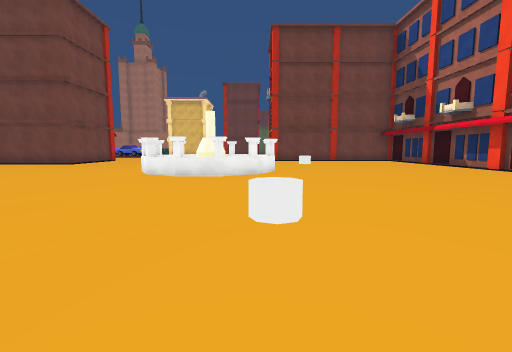
view 1 (above)

24 first-person views from a walk through a scene from a Unity 3-D project. The camera is 1.2 m above the floor, tilts 6° down and sees 90° across. The floor is counted in squares, 2 m on a side. Each view is taken from the middle of a square. On the plan, view 1 faces up. The plan holds only what a view shows up to about 9 squares ahead; the rest is blank. The place goes on beyond the plan. Some surface patterns are stand-ins.

view 2
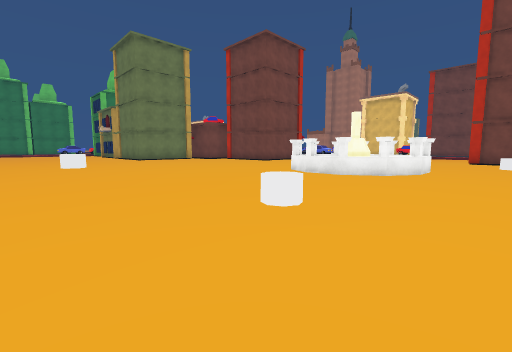

view 3
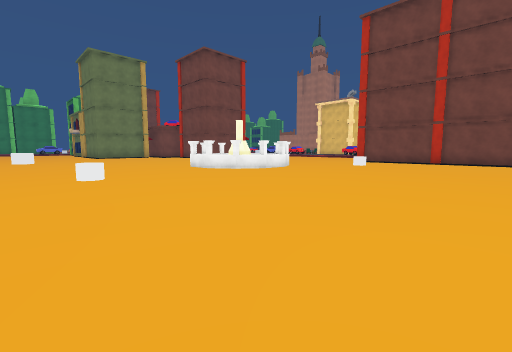

view 4
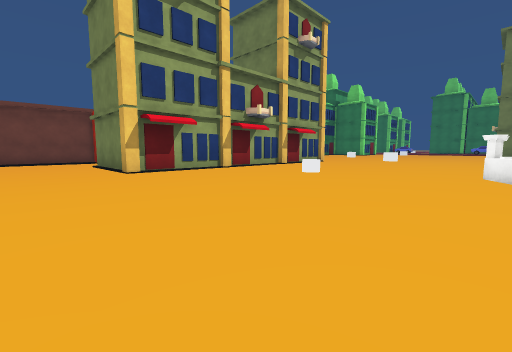

view 5
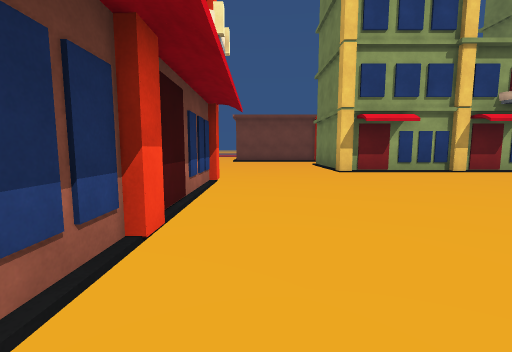

view 6
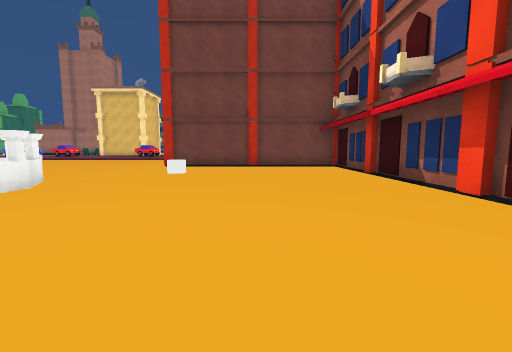

view 7
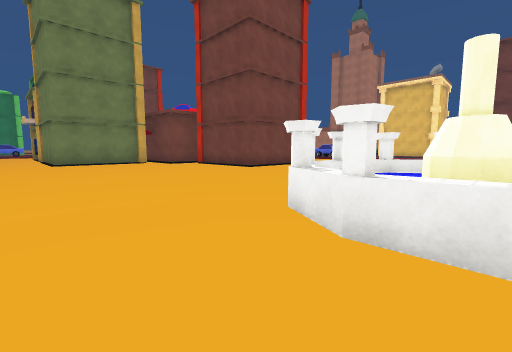

view 8
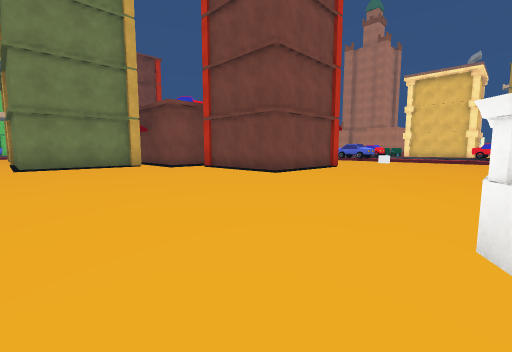

view 9
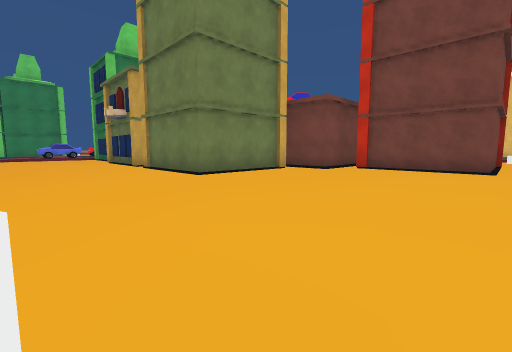

view 10
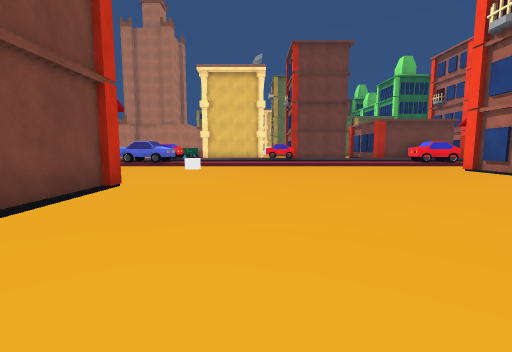

view 11
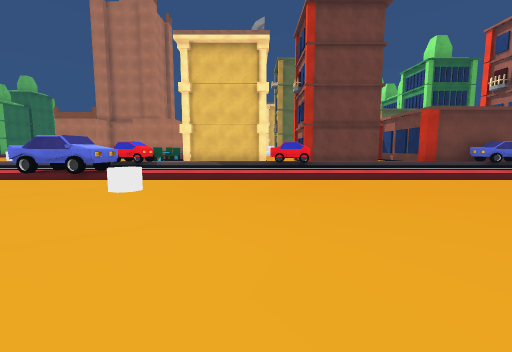

view 12
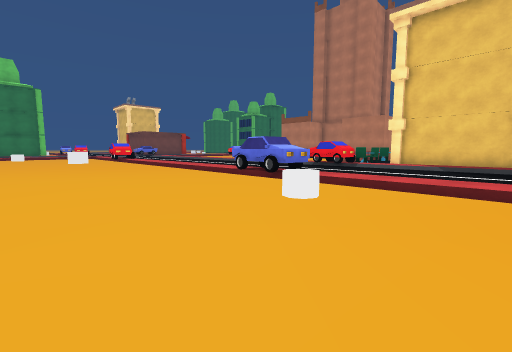

view 13
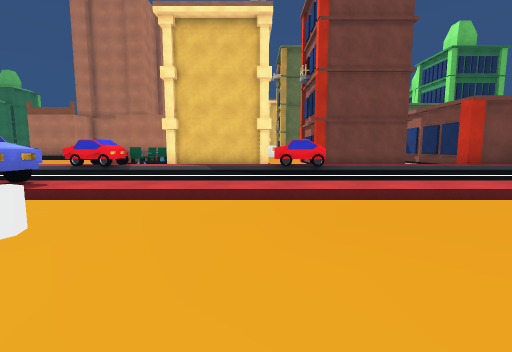

view 14
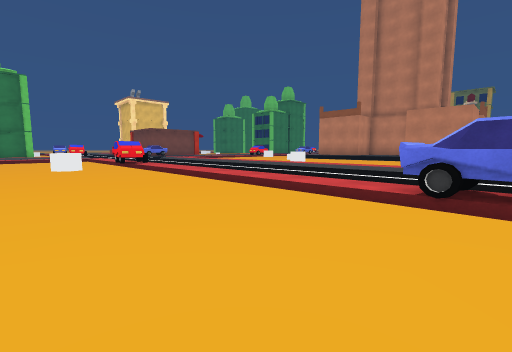

view 15
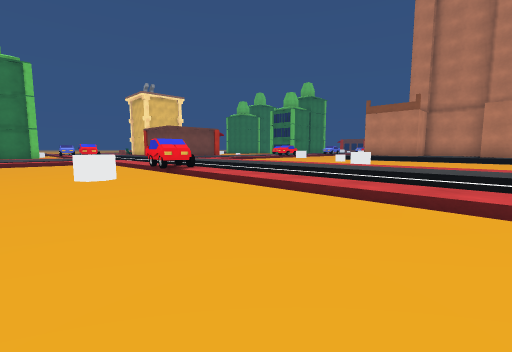

view 16
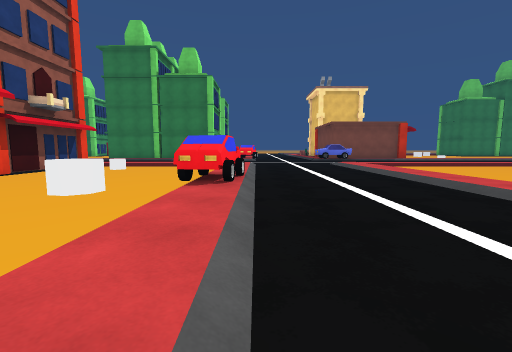

view 17
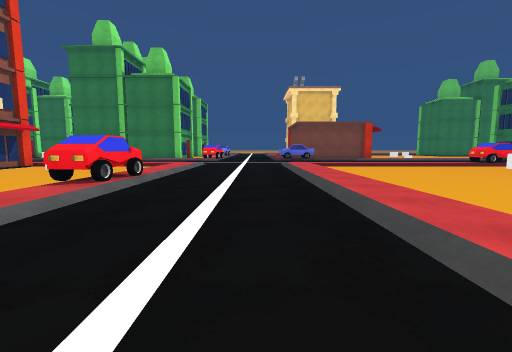

view 18
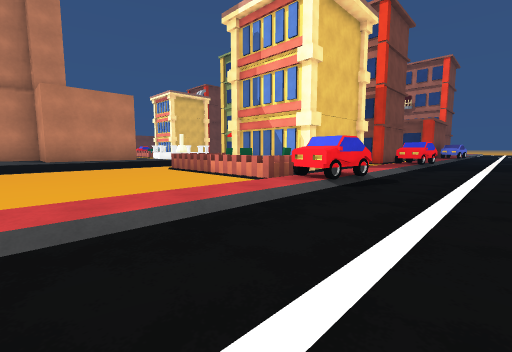

view 19
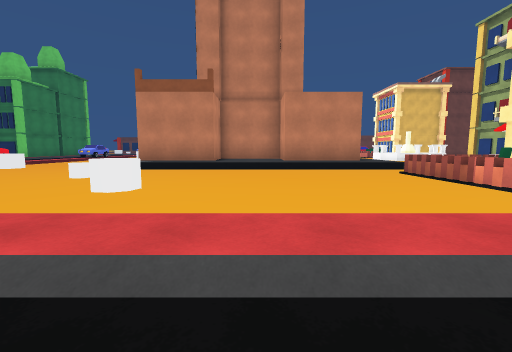

view 20
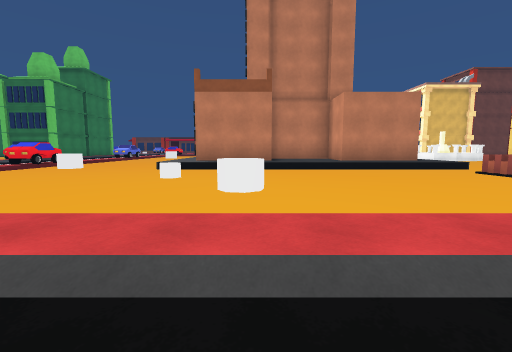

view 21
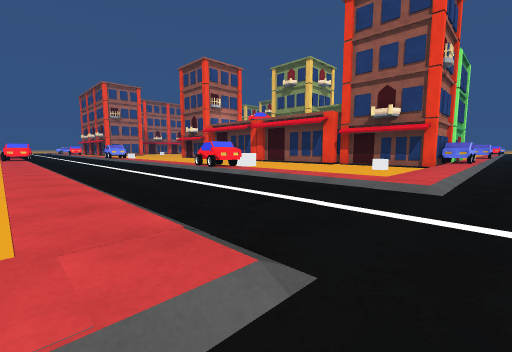

view 22
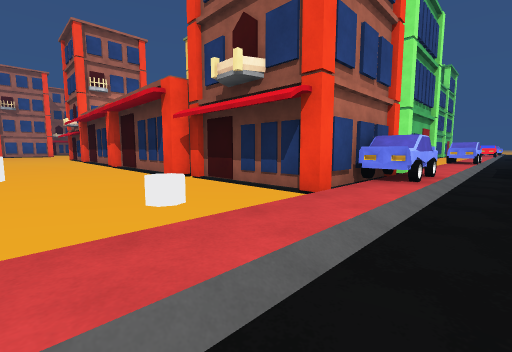

view 23
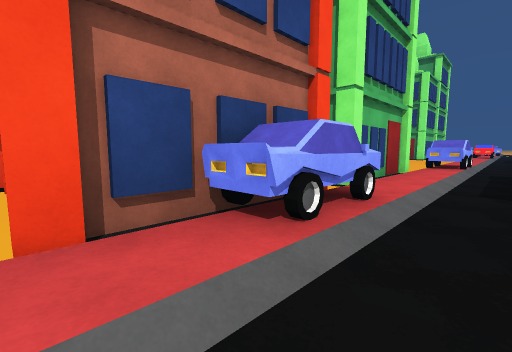

view 24
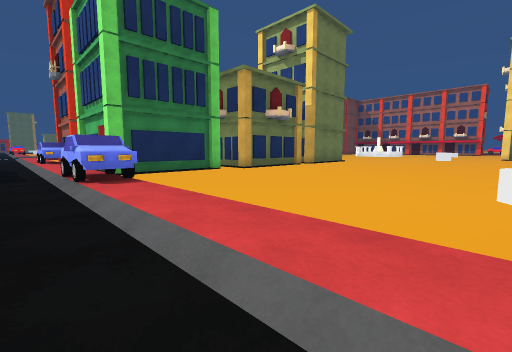

### Floor plan
Key: @ floor where view 1 was taken; # wall or solid block; . main floor; : floor 0.25 m higher than the main floor; + floor 0.5 m higher than the main floor; / step, stairs or slope; = window, fence, low wall or low ledge; C car; O other object.
Columns run from 25 left of view 1 to 7 right of it. Each row starts with its distance up from view 1.
 30  C.O.. ### +###
 29  :.O..//////////
 28   ..............
 27   .....O.......==#
 26   .............=##
 25   .......O.....=##
 24   .............=##### #### #
 23 .://///////////C/////C/////##
 22 .//////////////CC////CC/////CCC
 21 .............................
 20 ............................
 19 ./////////////////////////C
 18 .:////CC///////CCC////////CC
 17 .:................O........
 16 .:.....O..................#
 15 .:.O......................#
 14 .:........................#
 13 .:#########      #........#######
 12 .C#              #..............#
 11 .C#              #.........O....#
 10 .C#          #####..............#
  9 .:#         ##/........OOO......#
  8 .:#         #.........OO O......#
  7 .:#         #.........OOOO......#
  6 .:#####  ####..........OOO......#
  5 .C..............................#
  4 .C..............................#
  3 .:..............................#
  2 .:...............O.......O......#
  1 .:..........   .................#
  0 .:...........  ..........@.......
 -1 .:..O........           #####....
 -2                             #....
 -3                             #....
 -4                              ...
 -5                              ...

Where each view was taken, in squares from view 1:
view 1: 0 up, 0 right, facing up
view 2: 0 up, 2 right, facing up-left
view 3: 1 up, 6 right, facing up-left
view 4: 6 up, 6 right, facing down-left
view 5: 6 up, 6 right, facing down
view 6: 4 up, 4 right, facing up
view 7: 4 up, 1 left, facing up-left
view 8: 5 up, 3 left, facing up-left
view 9: 2 up, 7 left, facing up-left
view 10: 9 up, 5 left, facing up
view 11: 13 up, 5 left, facing up
view 12: 14 up, 5 left, facing up-left
view 13: 15 up, 5 left, facing up
view 14: 15 up, 9 left, facing up-left
view 15: 15 up, 12 left, facing up-left
view 16: 19 up, 14 left, facing left
view 17: 21 up, 14 left, facing left
view 18: 20 up, 14 left, facing up-right
view 19: 21 up, 14 left, facing up
view 20: 21 up, 16 left, facing up
view 21: 23 up, 25 left, facing down-right
view 22: 16 up, 25 left, facing down-right
view 23: 13 up, 25 left, facing down-right
view 24: 1 down, 25 left, facing up-right
